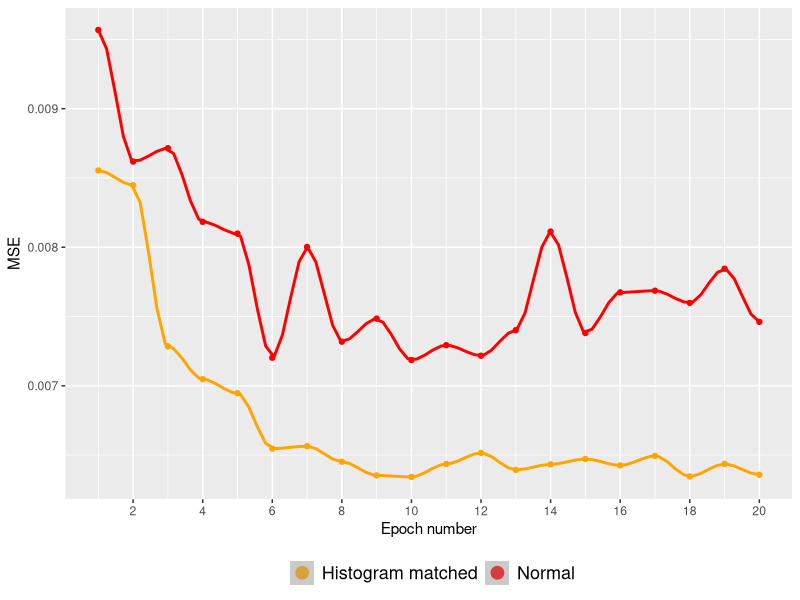
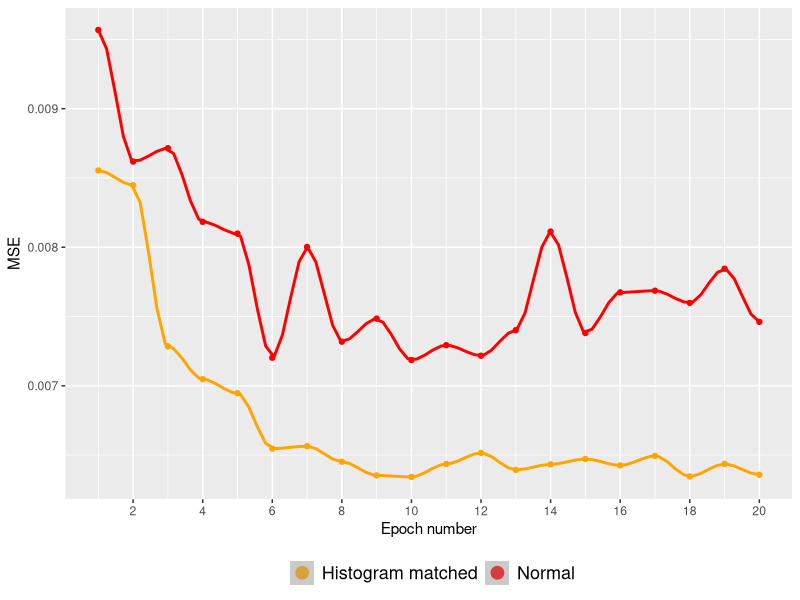
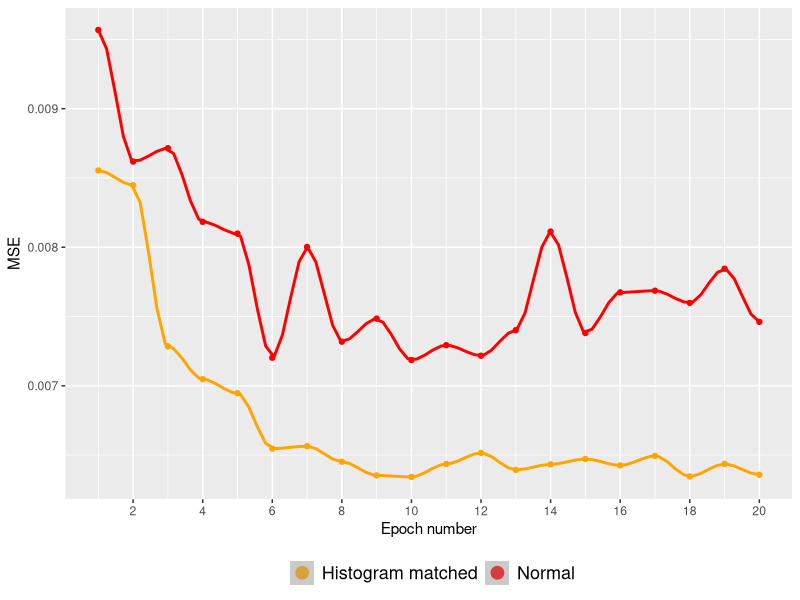

R code for these plots, in order:
setwd("~/kaggle/whale/writeUp/results/")
rnames <- function(df){
return(cbind(x = rownames(df), df))
}
library(ggplot2)
library(reshape2)

i = 1
#hmTr = read.csv("hist/trainPerf.csv")[,i]
#nhmTr = read.csv("noHist/trainPerf.csv")[,i]
hmTe = read.csv("hist/testPerf.csv")[,i]
nhmTe = read.csv("noHist/testPerf.csv")[,i]
nEpochs = length(hmTe)

df = data.frame(
  trainOrTest = c("",""),
  histMatch = c("Histogram match","Normal"),
  t(cbind(hmTe,nhmTe))
)
name = "MSE"
df = melt(df,id.vars = c("trainOrTest","histMatch"))
colnames(df)[colnames(df)=="value"] = name
df$epochs = sort(rep(c(1:nEpochs),2))
attach(df)
y = `MSE`
#y = `Dice score`

p <- ggplot(data=df,aes(x=epochs,y=y,color = interaction(trainOrTest,histMatch,sep=" "),
                        group=interaction(trainOrTest,histMatch))) +
  geom_point() +
  geom_smooth(span = 0.1) +
  
  xlab('Epoch number') + 
  scale_x_continuous(breaks = seq(0,nEpochs,by = 2)) + 
  ylab(name) + 
  theme(legend.position = "bottom") +
  labs(colour = "") +
  guides(colour = guide_legend(override.aes = list(size=4,linetype=0))) + theme(legend.text=element_text(size=13)) +
  scale_color_manual(labels = c("Histogram matched", "Normal"), values = c("orange", "red")) 
print(p)
ggsave(paste("mse.jpg",sep = ""))

p
